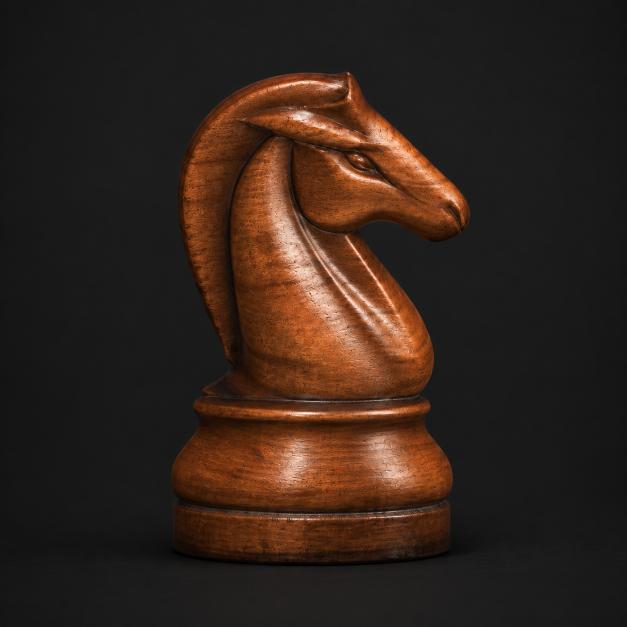
#> input picture assets/knight/concepts/side-01.png, 1254 x 1254 px (shown at 1/2 size)
$ python compare_guide.py
#> lines starting #> are read from the running program, lines starting #| are printed output that depends on the picture; after the words box and inside, x2 and y2 are one past the last pixel; in counts of white or black regions, pixels touching at a corner belong together
"""Compare the side-study at a shared physical base scale and inferred camera."""
from pathlib import Path
from PIL import Image,ImageDraw,ImageFilter
import numpy as np,json
root=Path(__file__).resolve().parents[2];a=root/'assets/knight'
guide=Image.open(a/'concepts/side-01.png').convert('RGB')
#> guide is the input picture: PIL image 1254x1254 RGB; mean R, G, B 50.5, 35.7, 27.6
render=Image.open(a/'guide-render.png').convert('RGBA')
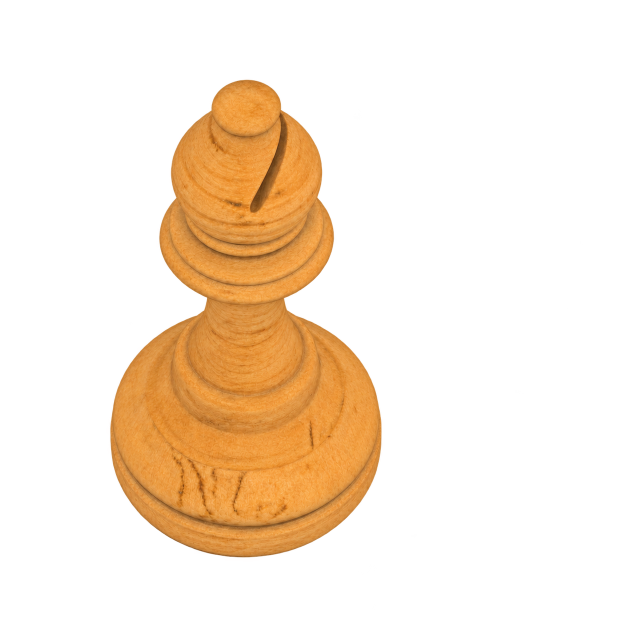
#> input picture assets/bishop/inferred-pigment-source-v1.png, 1254 x 1254 px, given in place of guide-render.png, which was not available (shown at 1/2 size)
#> render is the input picture: PIL image 1254x1254 RGBA; mean R, G, B, A 48.7, 31.6, 13.3, 53.7
background=Image.new('RGB',guide.size,'#1b1c1e');background.paste(render,mask=render.getchannel('A'))
#> after `background.paste(render, mask=render.getchannel('A'))`:
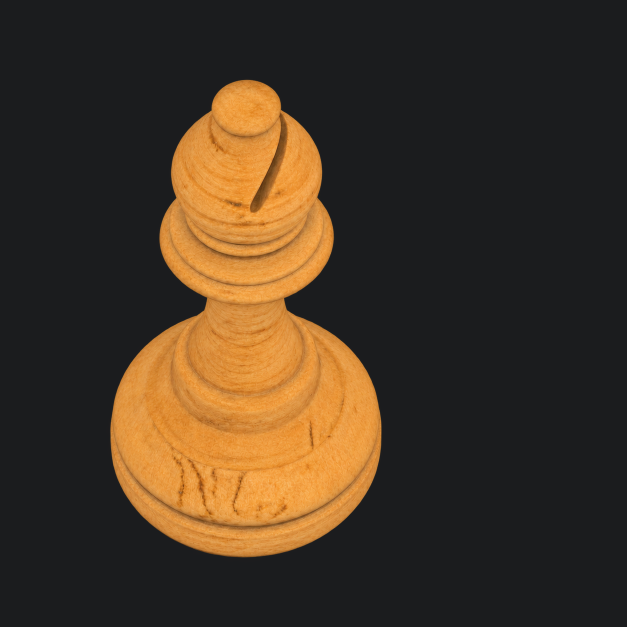
#> background: PIL image 1254x1254 RGB (shown at 1/2 size); mean R, G, B 68.3, 52.9, 36.7
mask=render.getchannel('A').point(lambda a:255 if a>127 else 0)
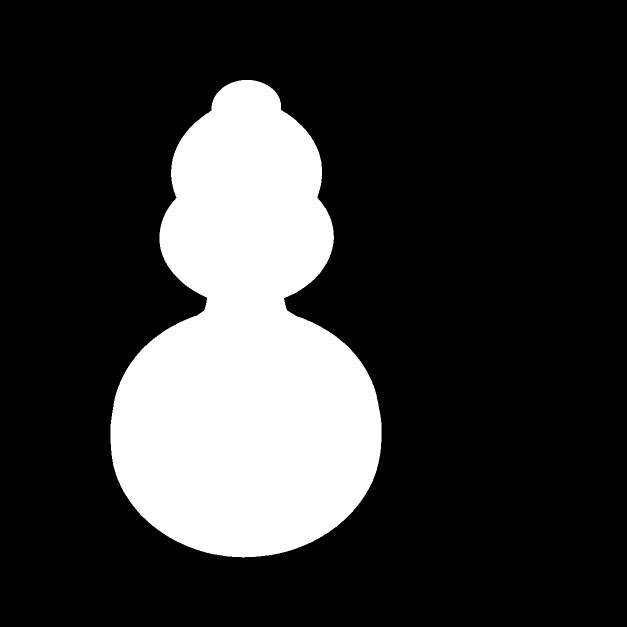
#> mask: PIL image 1254x1254 L (shown at 1/2 size); 21.2% white; 1 white region, box (x1, y1, x2, y2) and area: (221, 160, 763, 1115) 334126
edge=np.array(mask.filter(ImageFilter.MaxFilter(3)))!=np.array(mask.filter(ImageFilter.MinFilter(3)))
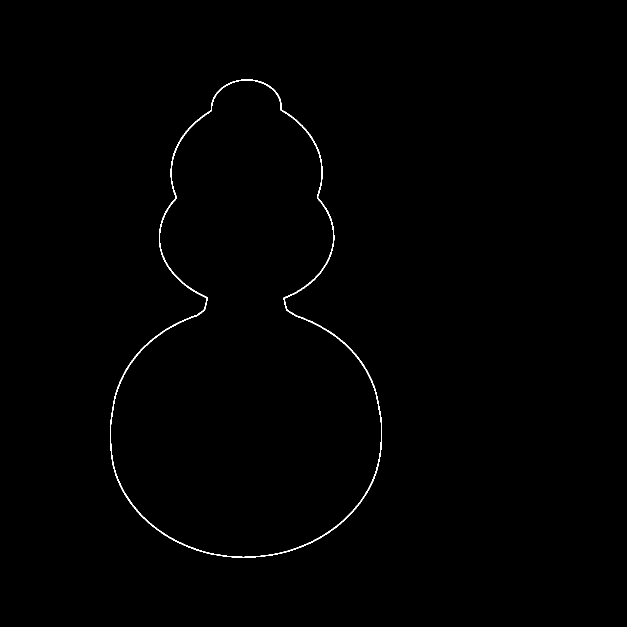
#> edge: shape (1254, 1254) bool (shown at 1/2 size); 0.44% white in thin lines or dots, all inside (x1, y1, x2, y2) = (220, 159, 764, 1116)
overlay=np.array(guide);overlay[edge]=[45,225,235];overlay=Image.fromarray(overlay)
#> after `overlay[edge] = [45, 225, 235]`:
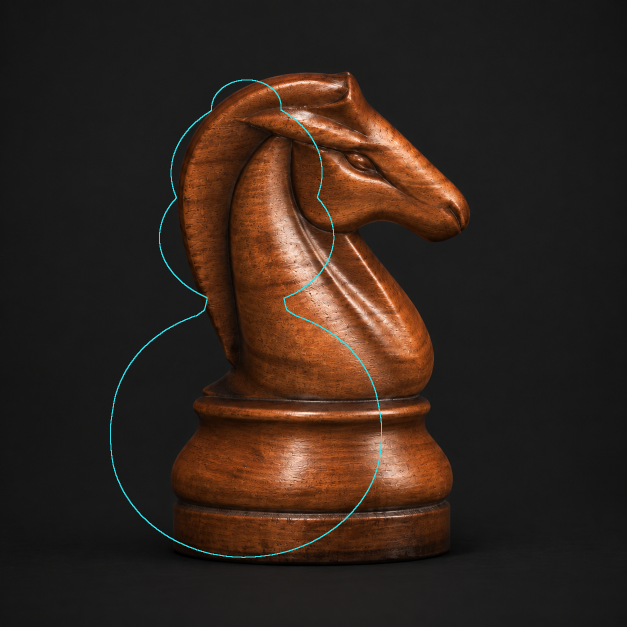
#> overlay: shape (1254, 1254, 3) (shown at 1/2 size); 0.44% of pixels changed, all inside (x1, y1, x2, y2) = (220, 159, 764, 1116)
canvas=Image.new('RGB',(1254*3,1304),'#17191d');d=ImageDraw.Draw(canvas)
#> after `canvas = Image.new('RGB', (1254 * 3, 1304), '#17191d')`:
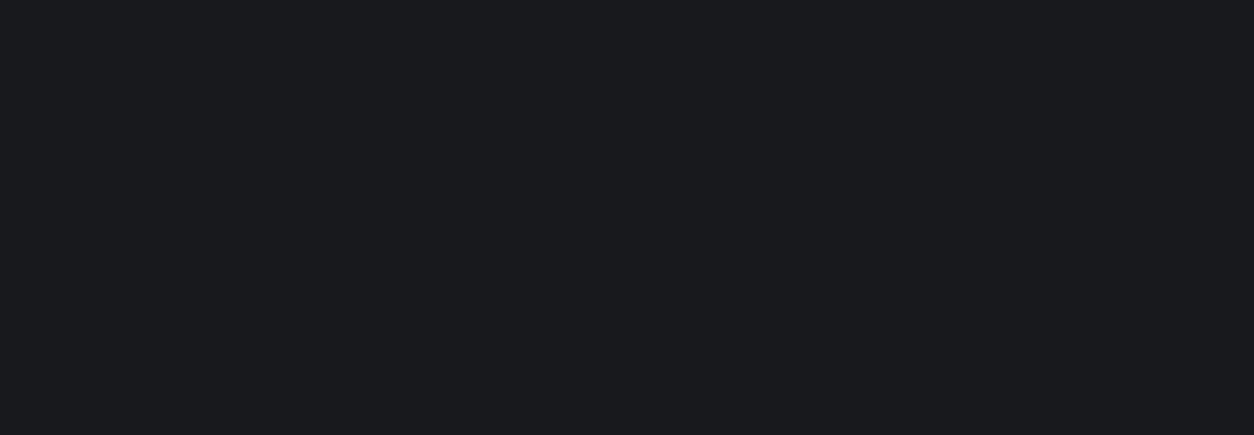
#> canvas: PIL image 3762x1304 RGB (shown at 1/3 size); mean R, G, B 23, 25, 29
for i,(im,label) in enumerate([(guide,'Approved side guide'),(background,'Current walnut render - registered 7 degree side camera'),(overlay,'Cyan: rebuilt silhouette, fixed base registration')]):
 canvas.paste(im,(1254*i,50));d.text((1254*i+25,18),label,fill='white')
#> this loop made 3 passes
#> label on pass 1: 'Approved side guide'
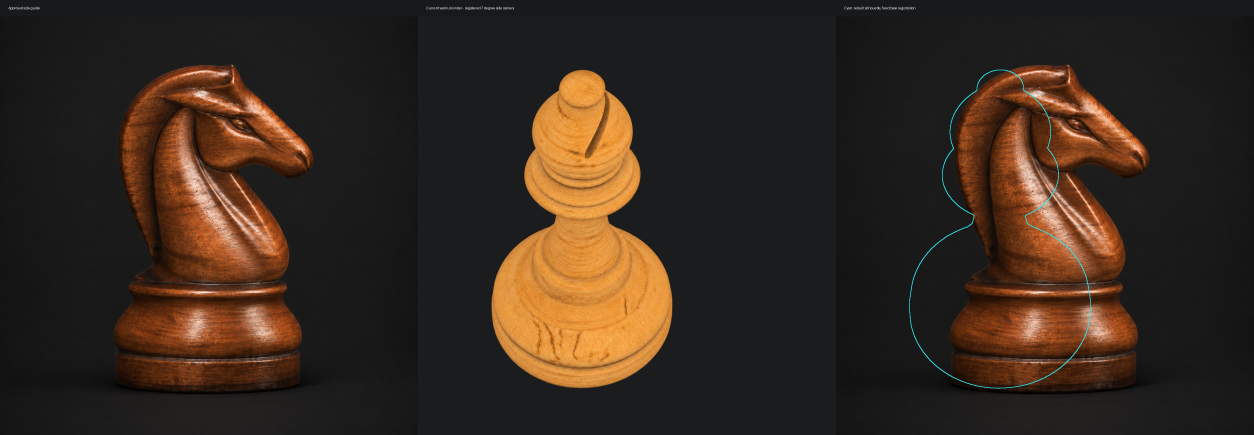
#> canvas: PIL image 3762x1304 RGB (shown at 1/3 size); mean R, G, B 55.1, 41.1, 30.9
canvas.save(a/'guide-comparison.png');overlay.save(a/'guide-overlay.png')
#> (the run stopped early here; a loop or call above may not have finished)
